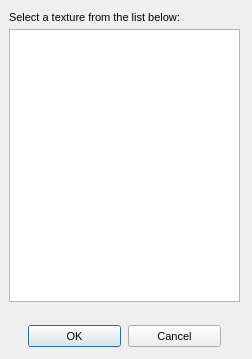
<?xml version="1.0"?>
<ui version="4.0">
  <class>Form</class>
  <widget class="QDialog" name="IDD_DALLAS_TEXTURE_DIALOG">
    <property name="geometry">
      <rect>
        <x>0</x>
        <y>0</y>
        <width>252</width>
        <height>359</height>
      </rect>
    </property>
    <property name="windowTitle">
      <string>Texture Selection Prompt</string>
    </property>
    <property name="font">
      <font>
        <family>Liberation Sans</family>
        <pointsize>8</pointsize>
        <bold>false</bold>
        <italic>false</italic>
      </font>
    </property>
    <property name="enabled">
      <bool>true</bool>
    </property>
    <property name="windowFlags">
      <set>Qt::Dialog|Qt::WindowCloseButtonHint</set>
    </property>
    <property name="minimumSize">
      <size>
        <width>252</width>
        <height>359</height>
      </size>
    </property>
    <property name="maximumSize">
      <size>
        <width>252</width>
        <height>359</height>
      </size>
    </property>
    <widget class="QLabel" name="IDC_STATIC">
      <property name="geometry">
        <rect>
          <x>9</x>
          <y>11</y>
          <width>231</width>
          <height>13</height>
        </rect>
      </property>
      <property name="text">
        <string>Select a texture from the list below:</string>
      </property>
      <property name="visible">
        <bool>true</bool>
      </property>
      <property name="enabled">
        <bool>true</bool>
      </property>
      <property name="alignment">
        <set>Qt::AlignLeft</set>
      </property>
    </widget>
    <widget class="QListWidget" name="IDC_TEXTURE_LIST">
      <property name="geometry">
        <rect>
          <x>9</x>
          <y>29</y>
          <width>231</width>
          <height>273</height>
        </rect>
      </property>
      <property name="visible">
        <bool>true</bool>
      </property>
      <property name="enabled">
        <bool>true</bool>
      </property>
      <property name="selectionMode">
        <enum>QAbstractItemView::SingleSelection</enum>
      </property>
    </widget>
    <widget class="QPushButton" name="IDOK">
      <property name="geometry">
        <rect>
          <x>28</x>
          <y>325</y>
          <width>93</width>
          <height>22</height>
        </rect>
      </property>
      <property name="text">
        <string>OK</string>
      </property>
      <property name="visible">
        <bool>true</bool>
      </property>
      <property name="enabled">
        <bool>true</bool>
      </property>
      <property name="default">
        <bool>true</bool>
      </property>
      <property name="autoDefault">
        <bool>true</bool>
      </property>
    </widget>
    <widget class="QPushButton" name="IDCANCEL">
      <property name="geometry">
        <rect>
          <x>128</x>
          <y>325</y>
          <width>93</width>
          <height>22</height>
        </rect>
      </property>
      <property name="text">
        <string>Cancel</string>
      </property>
      <property name="visible">
        <bool>true</bool>
      </property>
      <property name="enabled">
        <bool>true</bool>
      </property>
      <property name="default">
        <bool>false</bool>
      </property>
      <property name="autoDefault">
        <bool>false</bool>
      </property>
    </widget>
    <action name="IDD_ORPHANHUNTER">
      <property name="text">
        <string>Orphan Hunter</string>
      </property>
    </action>
    <action name="IDD_REORDER_PAGES">
      <property name="text">
        <string>Reorder Net Pages</string>
      </property>
    </action>
    <action name="IDD_SHOW_ALL_CHECKED_OUT">
      <property name="text">
        <string>Show All Pages Checked Out</string>
      </property>
    </action>
    <action name="IDM_IMPORT_BITMAP">
      <property name="text">
        <string>Bitmap/Animation Converter...</string>
      </property>
    </action>
    <action name="ID_APP_ABOUT">
      <property name="text">
        <string>&amp;About editor...</string>
      </property>
    </action>
    <action name="ID_APP_EXIT">
      <property name="text">
        <string>E&amp;xit</string>
      </property>
      <property name="shortcut">
        <string>Alt+X</string>
      </property>
    </action>
    <action name="ID_BRIEFING_EDITOR">
      <property name="text">
        <string>Briefing Editor...</string>
      </property>
    </action>
    <action name="ID_BUTTON_LIGHTING">
      <property name="text">
        <string>ID_BUTTON_LIGHTING</string>
      </property>
    </action>
    <action name="ID_BUTTON_OUTLINE">
      <property name="text">
        <string>ID_BUTTON_OUTLINE</string>
      </property>
    </action>
    <action name="ID_BUTTON_WINDOWSELECTION">
      <property name="text">
        <string>ID_BUTTON_WINDOWSELECTION</string>
      </property>
    </action>
    <action name="ID_D3HELP">
      <property name="text">
        <string>Help on D3 Editor</string>
      </property>
    </action>
    <action name="ID_EDITORS_AIPROPERTIES">
      <property name="text">
        <string>AI Properties...</string>
      </property>
    </action>
    <action name="ID_EDITORS_AMBIENTSOUNDS">
      <property name="text">
        <string>Ambient Sounds...</string>
      </property>
    </action>
    <action name="ID_EDITORS_DALLAS">
      <property name="text">
        <string>Dallas Graphical Script Editor...</string>
      </property>
    </action>
    <action name="ID_EDITORS_FILES">
      <property name="text">
        <string>Files...</string>
      </property>
    </action>
    <action name="ID_EDITORS_MEGACELLS">
      <property name="text">
        <string>Megacells...</string>
      </property>
    </action>
    <action name="ID_EDIT_ADDSELECT">
      <property name="text">
        <string>Add Current Room to Selected List</string>
      </property>
    </action>
    <action name="ID_EDIT_ATTACH">
      <property name="text">
        <string>&amp;Attach</string>
      </property>
    </action>
    <action name="ID_EDIT_CLEARSELECTED">
      <property name="text">
        <string>Clear Selected List</string>
      </property>
    </action>
    <action name="ID_EDIT_COPY">
      <property name="text">
        <string>&amp;Copy</string>
      </property>
      <property name="shortcut">
        <string>Ctrl+Ins</string>
      </property>
    </action>
    <action name="ID_EDIT_CUT">
      <property name="text">
        <string>Cu&amp;t</string>
      </property>
      <property name="shortcut">
        <string>Shift+Del</string>
      </property>
    </action>
    <action name="ID_EDIT_DELETE">
      <property name="text">
        <string>&amp;Delete</string>
      </property>
    </action>
    <action name="ID_EDIT_LOADSCRAP">
      <property name="text">
        <string>Load Scrap from Disk</string>
      </property>
    </action>
    <action name="ID_EDIT_PASTE">
      <property name="text">
        <string>&amp;Paste</string>
      </property>
      <property name="shortcut">
        <string>Shift+Ins</string>
      </property>
    </action>
    <action name="ID_EDIT_PLACE">
      <property name="text">
        <string>&amp;Place in Mine</string>
      </property>
    </action>
    <action name="ID_EDIT_PLACE_TERRAIN">
      <property name="text">
        <string>&amp;Place on Terrain</string>
      </property>
    </action>
    <action name="ID_EDIT_REMOVESELECT">
      <property name="text">
        <string>Remove Current Room from Selected List</string>
      </property>
    </action>
    <action name="ID_EDIT_SAVESCRAP">
      <property name="text">
        <string>Save Scrap to Disk</string>
      </property>
    </action>
    <action name="ID_EDIT_SELECTATTACHED">
      <property name="text">
        <string>Select All Rooms Attached to Current Room</string>
      </property>
    </action>
    <action name="ID_EDIT_UNDO">
      <property name="text">
        <string>&amp;Undo</string>
      </property>
      <property name="shortcut">
        <string>Alt+Backspace</string>
      </property>
    </action>
    <action name="ID_FILE_AUTOSAVE">
      <property name="text">
        <string>Autosave</string>
      </property>
      <property name="checkable">
        <bool>true</bool>
      </property>
    </action>
    <action name="ID_FILE_CHECKMINE">
      <property name="text">
        <string>&amp;Check Mine</string>
      </property>
    </action>
    <action name="ID_FILE_FIXCRACKS">
      <property name="text">
        <string>Fix Level Cracks</string>
      </property>
    </action>
    <action name="ID_FILE_FIXDEGENERATEFACES">
      <property name="text">
        <string>Fix/Remove Degenerate Faces</string>
      </property>
    </action>
    <action name="ID_FILE_IMPORT_ROOM">
      <property name="text">
        <string>Import 3DSMax Room</string>
      </property>
    </action>
    <action name="ID_FILE_INFORMATION">
      <property name="text">
        <string>&amp;Information</string>
      </property>
      <property name="shortcut">
        <string>Alt+I</string>
      </property>
    </action>
    <action name="ID_FILE_LEAVE_EDITOR">
      <property name="text">
        <string>Go to main menu...</string>
      </property>
    </action>
    <action name="ID_FILE_LEVELPROPS">
      <property name="text">
        <string>Set Selected Room(s) Properties</string>
      </property>
    </action>
    <action name="ID_FILE_LEVEL_INFO">
      <property name="text">
        <string>Edit Level Info...</string>
      </property>
    </action>
    <action name="ID_FILE_MRU_FILE1">
      <property name="text">
        <string>Recent File</string>
      </property>
      <property name="enabled">
        <bool>false</bool>
      </property>
    </action>
    <action name="ID_FILE_NEW">
      <property name="text">
        <string>&amp;New</string>
      </property>
      <property name="shortcut">
        <string>Ctrl+N</string>
      </property>
    </action>
    <action name="ID_FILE_OPEN">
      <property name="text">
        <string>&amp;Open...</string>
      </property>
      <property name="shortcut">
        <string>Ctrl+O</string>
      </property>
    </action>
    <action name="ID_FILE_PLAY640X480">
      <property name="text">
        <string>&amp;Play in 640 x 480</string>
      </property>
      <property name="shortcut">
        <string>Alt+P</string>
      </property>
    </action>
    <action name="ID_FILE_PREFERENCES">
      <property name="text">
        <string>Preferences</string>
      </property>
    </action>
    <action name="ID_FILE_PRINT">
      <property name="text">
        <string>&amp;Print...</string>
      </property>
      <property name="shortcut">
        <string>Ctrl+P</string>
      </property>
    </action>
    <action name="ID_FILE_PRINT_PREVIEW">
      <property name="text">
        <string>Print Pre&amp;view</string>
      </property>
    </action>
    <action name="ID_FILE_PRINT_SETUP">
      <property name="text">
        <string>P&amp;rint Setup...</string>
      </property>
    </action>
    <action name="ID_FILE_REMOVEDUPLICATEFACESFROMCURRENTROOM">
      <property name="text">
        <string>Remove Duplicate Faces from Current Room</string>
      </property>
    </action>
    <action name="ID_FILE_REMOVEEXTRAPOINTS">
      <property name="text">
        <string>Remove Extra Points</string>
      </property>
    </action>
    <action name="ID_FILE_RESTOREGAMESTATE">
      <property name="text">
        <string>Restore Gamestate</string>
      </property>
    </action>
    <action name="ID_FILE_SAVE">
      <property name="text">
        <string>&amp;Save</string>
      </property>
      <property name="shortcut">
        <string>Ctrl+S</string>
      </property>
    </action>
    <action name="ID_FILE_SAVEGOALTEXT">
      <property name="text">
        <string>Save Goal Text to File</string>
      </property>
    </action>
    <action name="ID_FILE_SAVE_AS">
      <property name="text">
        <string>Save &amp;As...</string>
      </property>
    </action>
    <action name="ID_FILE_SAVE_COPY_AS">
      <property name="text">
        <string>Save Copy &amp;As...</string>
      </property>
    </action>
    <action name="ID_FILE_STATS">
      <property name="text">
        <string>Show Level Stats</string>
      </property>
    </action>
    <action name="ID_FILE_UPDATE">
      <property name="text">
        <string>&amp;Update</string>
      </property>
      <property name="shortcut">
        <string>Ctrl+S</string>
      </property>
    </action>
    <action name="ID_FILE_VERIFY_LEVEL">
      <property name="text">
        <string>Verify Level</string>
      </property>
    </action>
    <action name="ID_HOTSPOT_TGA">
      <property name="text">
        <string>HotSpot TGA Extractor...</string>
      </property>
    </action>
    <action name="ID_MINE_VIEW">
      <property name="text">
        <string>Mine View</string>
      </property>
      <property name="shortcut">
        <string>F2</string>
      </property>
    </action>
    <action name="ID_OBJBUTTON">
      <property name="text">
        <string>ID_OBJBUTTON</string>
      </property>
    </action>
    <action name="ID_OBJECT_DELETEOBJECT">
      <property name="text">
        <string>Delete Object</string>
      </property>
      <property name="shortcut">
        <string>Del</string>
      </property>
    </action>
    <action name="ID_OBJECT_MOVEPLAYER">
      <property name="text">
        <string>Move Player 0 to Viewer</string>
      </property>
    </action>
    <action name="ID_OBJECT_PLACECAMERAATCURRENTFACE">
      <property name="text">
        <string>Create New Camera at Current Face</string>
      </property>
    </action>
    <action name="ID_OBJECT_PLACECAMERAATVIEWER">
      <property name="text">
        <string>Create New Camera at Viewer</string>
      </property>
    </action>
    <action name="ID_OBJECT_PLACEOBJECT">
      <property name="text">
        <string>Place Object</string>
      </property>
      <property name="shortcut">
        <string>Ins</string>
      </property>
    </action>
    <action name="ID_OBJECT_PLACESOUNDSOURCEATVIEWER">
      <property name="text">
        <string>Create SoundSource at Viewer</string>
      </property>
    </action>
    <action name="ID_OBJECT_PLACEWAYPOINTATVIEWER">
      <property name="text">
        <string>Place Waypoint at Viewer</string>
      </property>
    </action>
    <action name="ID_OBJECT_SELECTBYNUMBER">
      <property name="text">
        <string>Select Object By Number</string>
      </property>
    </action>
    <action name="ID_OBJECT_SETCAMERAFROMVIEWER">
      <property name="text">
        <string>Move Camera to Viewer</string>
      </property>
    </action>
    <action name="ID_OBJECT_SETVIEWERFROMCAMERA">
      <property name="text">
        <string>Move Viewer to Camera</string>
      </property>
    </action>
    <action name="ID_OSIRISCOMPILE">
      <property name="text">
        <string>ID_OSIRISCOMPILE</string>
      </property>
    </action>
    <action name="ID_REINIT_OPENGL">
      <property name="text">
        <string>ID_REINIT_OPENGL</string>
      </property>
    </action>
    <action name="ID_ROOM_ADD">
      <property name="text">
        <string>&amp;Add Room at Current Face</string>
      </property>
      <property name="shortcut">
        <string>Shift+A</string>
      </property>
    </action>
    <action name="ID_ROOM_ADDVERTTONEWFACE">
      <property name="text">
        <string>Add Vert to New Face</string>
      </property>
      <property name="shortcut">
        <string>Shift+V</string>
      </property>
    </action>
    <action name="ID_ROOM_ATTACHROOM">
      <property name="text">
        <string>Attach Room</string>
      </property>
    </action>
    <action name="ID_ROOM_BUILDBRIDGE">
      <property name="text">
        <string>&amp;Build Bridge</string>
      </property>
    </action>
    <action name="ID_ROOM_BUILDSMOOTHBRIDGE">
      <property name="text">
        <string>Build Smooth Bridge</string>
      </property>
      <property name="shortcut">
        <string>Ctrl+B</string>
      </property>
    </action>
    <action name="ID_ROOM_CLEARCENTERPOINT">
      <property name="text">
        <string>Clear Center Point</string>
      </property>
    </action>
    <action name="ID_ROOM_COMBINE">
      <property name="text">
        <string>Combine Rooms</string>
      </property>
    </action>
    <action name="ID_ROOM_DELETE">
      <property name="text">
        <string>Delete Current Room</string>
      </property>
    </action>
    <action name="ID_ROOM_DELETECONNECTEDFACES">
      <property name="text">
        <string>Delete Connected Faces</string>
      </property>
    </action>
    <action name="ID_ROOM_DELETEFACE">
      <property name="text">
        <string>Delete Current Face</string>
      </property>
    </action>
    <action name="ID_ROOM_DELETEPORTAL">
      <property name="text">
        <string>Delete Current Portal</string>
      </property>
    </action>
    <action name="ID_ROOM_DELETEVERT">
      <property name="text">
        <string>Delete Current Vert From Face</string>
      </property>
    </action>
    <action name="ID_ROOM_DROPROOM">
      <property name="text">
        <string>Drop Room</string>
      </property>
    </action>
    <action name="ID_ROOM_FACE_ADDVERTTOEDGE">
      <property name="text">
        <string>Add Vert To Edge</string>
      </property>
    </action>
    <action name="ID_ROOM_FACE_DELETEVERTONEDGE">
      <property name="text">
        <string>Delete Vert on Edge</string>
      </property>
    </action>
    <action name="ID_ROOM_FACE_MOVEVERTONEDGE">
      <property name="text">
        <string>Move Vert on Edge</string>
      </property>
    </action>
    <action name="ID_ROOM_FACE_SPLITFACE">
      <property name="text">
        <string>Split Face</string>
      </property>
    </action>
    <action name="ID_ROOM_FINISHNEWFACE">
      <property name="text">
        <string>Add Last Point to New Face (Finish Face)</string>
      </property>
    </action>
    <action name="ID_ROOM_GRABTEXTURE">
      <property name="text">
        <string>Grab Texture</string>
      </property>
      <property name="shortcut">
        <string>G</string>
      </property>
    </action>
    <action name="ID_ROOM_JOINROOMS">
      <property name="text">
        <string>Join Rooms</string>
      </property>
    </action>
    <action name="ID_ROOM_JOINROOMSEXACT">
      <property name="text">
        <string>Join Rooms Exact</string>
      </property>
    </action>
    <action name="ID_ROOM_JOIN_ADJACENT_FACES">
      <property name="text">
        <string>Join Adjacent Faces</string>
      </property>
    </action>
    <action name="ID_ROOM_LINKTONEWEXTERNAL">
      <property name="text">
        <string>Link Room to New External Room</string>
      </property>
    </action>
    <action name="ID_ROOM_MARK">
      <property name="text">
        <string>&amp;Mark Room/Face</string>
      </property>
      <property name="shortcut">
        <string>Ctrl+M</string>
      </property>
    </action>
    <action name="ID_ROOM_MERGEOBJECTINTOROOM">
      <property name="text">
        <string>Merge Object into Room</string>
      </property>
    </action>
    <action name="ID_ROOM_NEXTFACE">
      <property name="text">
        <string>Next Face</string>
      </property>
      <property name="shortcut">
        <string>F</string>
      </property>
    </action>
    <action name="ID_ROOM_PLACEROOM">
      <property name="text">
        <string>Place Room at Current Room</string>
      </property>
    </action>
    <action name="ID_ROOM_PLACETERRAINROOM">
      <property name="text">
        <string>Place Room at Current Terrain Cell</string>
      </property>
    </action>
    <action name="ID_ROOM_PREVIOUSFACE">
      <property name="text">
        <string>Previous Face</string>
      </property>
      <property name="shortcut">
        <string>Shift+F</string>
      </property>
    </action>
    <action name="ID_ROOM_PROPAGATETOADJACENTCOPLANARFACES">
      <property name="text">
        <string>Propagate to Adjacent Coplanar Faces</string>
      </property>
      <property name="shortcut">
        <string>Ctrl+F</string>
      </property>
    </action>
    <action name="ID_ROOM_PROPAGATETOALL">
      <property name="text">
        <string>Propagate to All Faces in Room</string>
      </property>
      <property name="shortcut">
        <string>Shift+R</string>
      </property>
    </action>
    <action name="ID_ROOM_RENAMEROOM">
      <property name="text">
        <string>Rename Room</string>
      </property>
      <property name="shortcut">
        <string>Ctrl+R</string>
      </property>
    </action>
    <action name="ID_ROOM_ROTATEPLACEDROOM45DEGREES">
      <property name="text">
        <string>Rotate Placed Room 45 Degrees</string>
      </property>
    </action>
    <action name="ID_ROOM_SAVECURRENTROOM">
      <property name="text">
        <string>Save Current Room</string>
      </property>
    </action>
    <action name="ID_ROOM_SELECTBYNUMBER">
      <property name="text">
        <string>Select Room by Number</string>
      </property>
    </action>
    <action name="ID_ROOM_SELECTFACEBYNUMBER">
      <property name="text">
        <string>Select Face by Number</string>
      </property>
    </action>
    <action name="ID_ROOM_SETCENTERFROMVIEWER">
      <property name="text">
        <string>Set Room Center from Viewer</string>
      </property>
    </action>
    <action name="ID_ROOM_SNAPPLACEDROOM">
      <property name="text">
        <string>Snap Placed Room</string>
      </property>
    </action>
    <action name="ID_ROOM_SNAPPOINTTOEDGE">
      <property name="text">
        <string>Snap Point to Edge</string>
      </property>
    </action>
    <action name="ID_ROOM_SNAPPOINTTOFACE">
      <property name="text">
        <string>Snap Point to Face</string>
      </property>
    </action>
    <action name="ID_ROOM_SNAPPOINTTOPOINT">
      <property name="text">
        <string>Snap Point to Point</string>
      </property>
    </action>
    <action name="ID_ROOM_SPLITFACE">
      <property name="text">
        <string>Triangulate face</string>
      </property>
    </action>
    <action name="ID_ROOM_STARTNEWFACE">
      <property name="text">
        <string>Add First Point to New Face (Start Face)</string>
      </property>
    </action>
    <action name="ID_ROOM_SWAPMAKEDANDCURRENTROOMFACE">
      <property name="text">
        <string>Swap Marked and Current Room/Face</string>
      </property>
    </action>
    <action name="ID_ROOM_UNDOSNAP">
      <property name="text">
        <string>Undo Snap</string>
      </property>
    </action>
    <action name="ID_ROOM_UNPLACEROOM">
      <property name="text">
        <string>Un-place Room/Group/Door</string>
      </property>
    </action>
    <action name="ID_ROOM_VIEW">
      <property name="text">
        <string>Room View</string>
      </property>
      <property name="shortcut">
        <string>F4</string>
      </property>
    </action>
    <action name="ID_SCRIPT_LEVEL_INTERFACE">
      <property name="text">
        <string>Levels and Scripts...</string>
      </property>
    </action>
    <action name="ID_SUBEDITORS_FONT">
      <property name="text">
        <string>Font Editor...</string>
      </property>
    </action>
    <action name="ID_SUBEDITORS_HOGMAKER">
      <property name="text">
        <string>Hog Maker...</string>
      </property>
    </action>
    <action name="ID_SUBEDITORS_TABLEFILEEDIT">
      <property name="text">
        <string>Table File Text Editor...</string>
      </property>
    </action>
    <action name="ID_SUBEDITORS_TABLEFILEFILTER">
      <property name="text">
        <string>Table File Filter...</string>
      </property>
    </action>
    <action name="ID_TABLEEDIT_FILE_EXIT">
      <property name="text">
        <string>&amp;Exit</string>
      </property>
    </action>
    <action name="ID_TABLEEDIT_FILE_LOAD">
      <property name="text">
        <string>&amp;Load...</string>
      </property>
    </action>
    <action name="ID_TABLEEDIT_FILE_SAVE">
      <property name="text">
        <string>&amp;Save</string>
      </property>
    </action>
    <action name="ID_TABLEEDIT_FILE_SAVE_AS">
      <property name="text">
        <string>S&amp;ave as...</string>
      </property>
    </action>
    <action name="ID_TABLEFILTER_FILE_EXIT">
      <property name="text">
        <string>Exit</string>
      </property>
    </action>
    <action name="ID_TABLEFILTER_FILE_LOAD">
      <property name="text">
        <string>Load...</string>
      </property>
    </action>
    <action name="ID_TABLEFILTER_FILE_NEW">
      <property name="text">
        <string>New</string>
      </property>
    </action>
    <action name="ID_TABLEFILTER_FILE_SAVE">
      <property name="text">
        <string>Save</string>
      </property>
    </action>
    <action name="ID_TABLEFILTER_FILE_SAVEAS">
      <property name="text">
        <string>Save as...</string>
      </property>
    </action>
    <action name="ID_TERRAIN_VIEW">
      <property name="text">
        <string>Terrain View</string>
      </property>
      <property name="shortcut">
        <string>F3</string>
      </property>
    </action>
    <action name="ID_TEST_TEST1">
      <property name="text">
        <string>Test function 1</string>
      </property>
    </action>
    <action name="ID_TEST_TEST2">
      <property name="text">
        <string>Test function 2</string>
      </property>
    </action>
    <action name="ID_TEST_TEST3">
      <property name="text">
        <string>Test function 3</string>
      </property>
    </action>
    <action name="ID_TOOLS_WORLD_OBJECTS_BUILDINGS">
      <property name="text">
        <string>Buildings...</string>
      </property>
    </action>
    <action name="ID_TOOLS_WORLD_OBJECTS_CLUTTER">
      <property name="text">
        <string>Clutter...</string>
      </property>
    </action>
    <action name="ID_TOOLS_WORLD_OBJECTS_DOOR">
      <property name="text">
        <string>Doors...</string>
      </property>
    </action>
    <action name="ID_TOOLS_WORLD_OBJECTS_LIGHTS">
      <property name="text">
        <string>Lights...</string>
      </property>
    </action>
    <action name="ID_TOOLS_WORLD_OBJECTS_PLAYER">
      <property name="text">
        <string>Player Ships...</string>
      </property>
    </action>
    <action name="ID_TOOLS_WORLD_OBJECTS_POWERUPS">
      <property name="text">
        <string>Powerups...</string>
      </property>
    </action>
    <action name="ID_TOOLS_WORLD_OBJECTS_ROBOTS">
      <property name="text">
        <string>Robots...</string>
      </property>
    </action>
    <action name="ID_TOOLS_WORLD_OBJECTS_SOUND">
      <property name="text">
        <string>Sounds...</string>
      </property>
    </action>
    <action name="ID_TOOLS_WORLD_TEXTURES">
      <property name="text">
        <string>Textures...</string>
      </property>
    </action>
    <action name="ID_TOOLS_WORLD_WEAPONS">
      <property name="text">
        <string>Weapons...</string>
      </property>
    </action>
    <action name="ID_VIEW_CENTERONCUBE">
      <property name="text">
        <string>Center on Current &amp;Room</string>
      </property>
      <property name="shortcut">
        <string>Home</string>
      </property>
    </action>
    <action name="ID_VIEW_CENTERONMINE">
      <property name="text">
        <string>Center on &amp;Mine Origin</string>
      </property>
    </action>
    <action name="ID_VIEW_CENTERONOBJECT">
      <property name="text">
        <string>Center on Current &amp;Object</string>
      </property>
    </action>
    <action name="ID_VIEW_DELETEVIEWER">
      <property name="text">
        <string>Delete Viewer</string>
      </property>
    </action>
    <action name="ID_VIEW_FLIP">
      <property name="text">
        <string>Flip Viewer</string>
      </property>
      <property name="shortcut">
        <string>/</string>
      </property>
    </action>
    <action name="ID_VIEW_KEYPAD_TOGGLE">
      <property name="text">
        <string>Keypad</string>
      </property>
      <property name="shortcut">
        <string>F10</string>
      </property>
    </action>
    <action name="ID_VIEW_MOVECAMERATOCURRENTOBJECT">
      <property name="text">
        <string>Move camera to Current Object</string>
      </property>
    </action>
    <action name="ID_VIEW_MOVECAMERATOSELECTEDFACE">
      <property name="text">
        <string>Move camera to &amp;Current Face</string>
      </property>
      <property name="shortcut">
        <string>Shift+C</string>
      </property>
    </action>
    <action name="ID_VIEW_MOVECAMERATOSELECTEDROOM">
      <property name="text">
        <string>Move camera to &amp;Current Room</string>
      </property>
      <property name="shortcut">
        <string>C</string>
      </property>
    </action>
    <action name="ID_VIEW_NEWVIEWER">
      <property name="text">
        <string>New Viewer</string>
      </property>
    </action>
    <action name="ID_VIEW_NEXTVIEWER">
      <property name="text">
        <string>Next Viewer</string>
      </property>
    </action>
    <action name="ID_VIEW_RESETVIEWRADIUS">
      <property name="text">
        <string>Reset View Radius</string>
      </property>
    </action>
    <action name="ID_VIEW_SHOWOBJECTSINWIREFRAMEVIEW">
      <property name="text">
        <string>Show objects in Wireframe view</string>
      </property>
    </action>
    <action name="ID_VIEW_SHOWVIEWERFORWARDVECTOR">
      <property name="text">
        <string>Show Viewer Forward Vector</string>
      </property>
    </action>
    <action name="ID_VIEW_STATUS_BAR">
      <property name="text">
        <string>&amp;Status Bar</string>
      </property>
    </action>
    <action name="ID_VIEW_TEXTUREMINE">
      <property name="text">
        <string>Te&amp;xtured view</string>
      </property>
    </action>
    <action name="ID_VIEW_TOOLBAR">
      <property name="text">
        <string>&amp;Toolbar</string>
      </property>
    </action>
    <action name="ID_VIEW_VIEWPROP">
      <property name="text">
        <string>Display Viewer Properties</string>
      </property>
    </action>
    <action name="ID_VIEW_WIREFRAMEMINE">
      <property name="text">
        <string>&amp;Wireframe view</string>
      </property>
    </action>
    <action name="ID_WINDOW_CASCADE">
      <property name="text">
        <string>&amp;Cascade</string>
      </property>
    </action>
    <action name="ID_WINDOW_TILE">
      <property name="text">
        <string>&amp;Tile</string>
      </property>
    </action>
    <action name="ID_ZBUTTON">
      <property name="text">
        <string>ID_ZBUTTON</string>
      </property>
    </action>
  </widget>
</ui>
